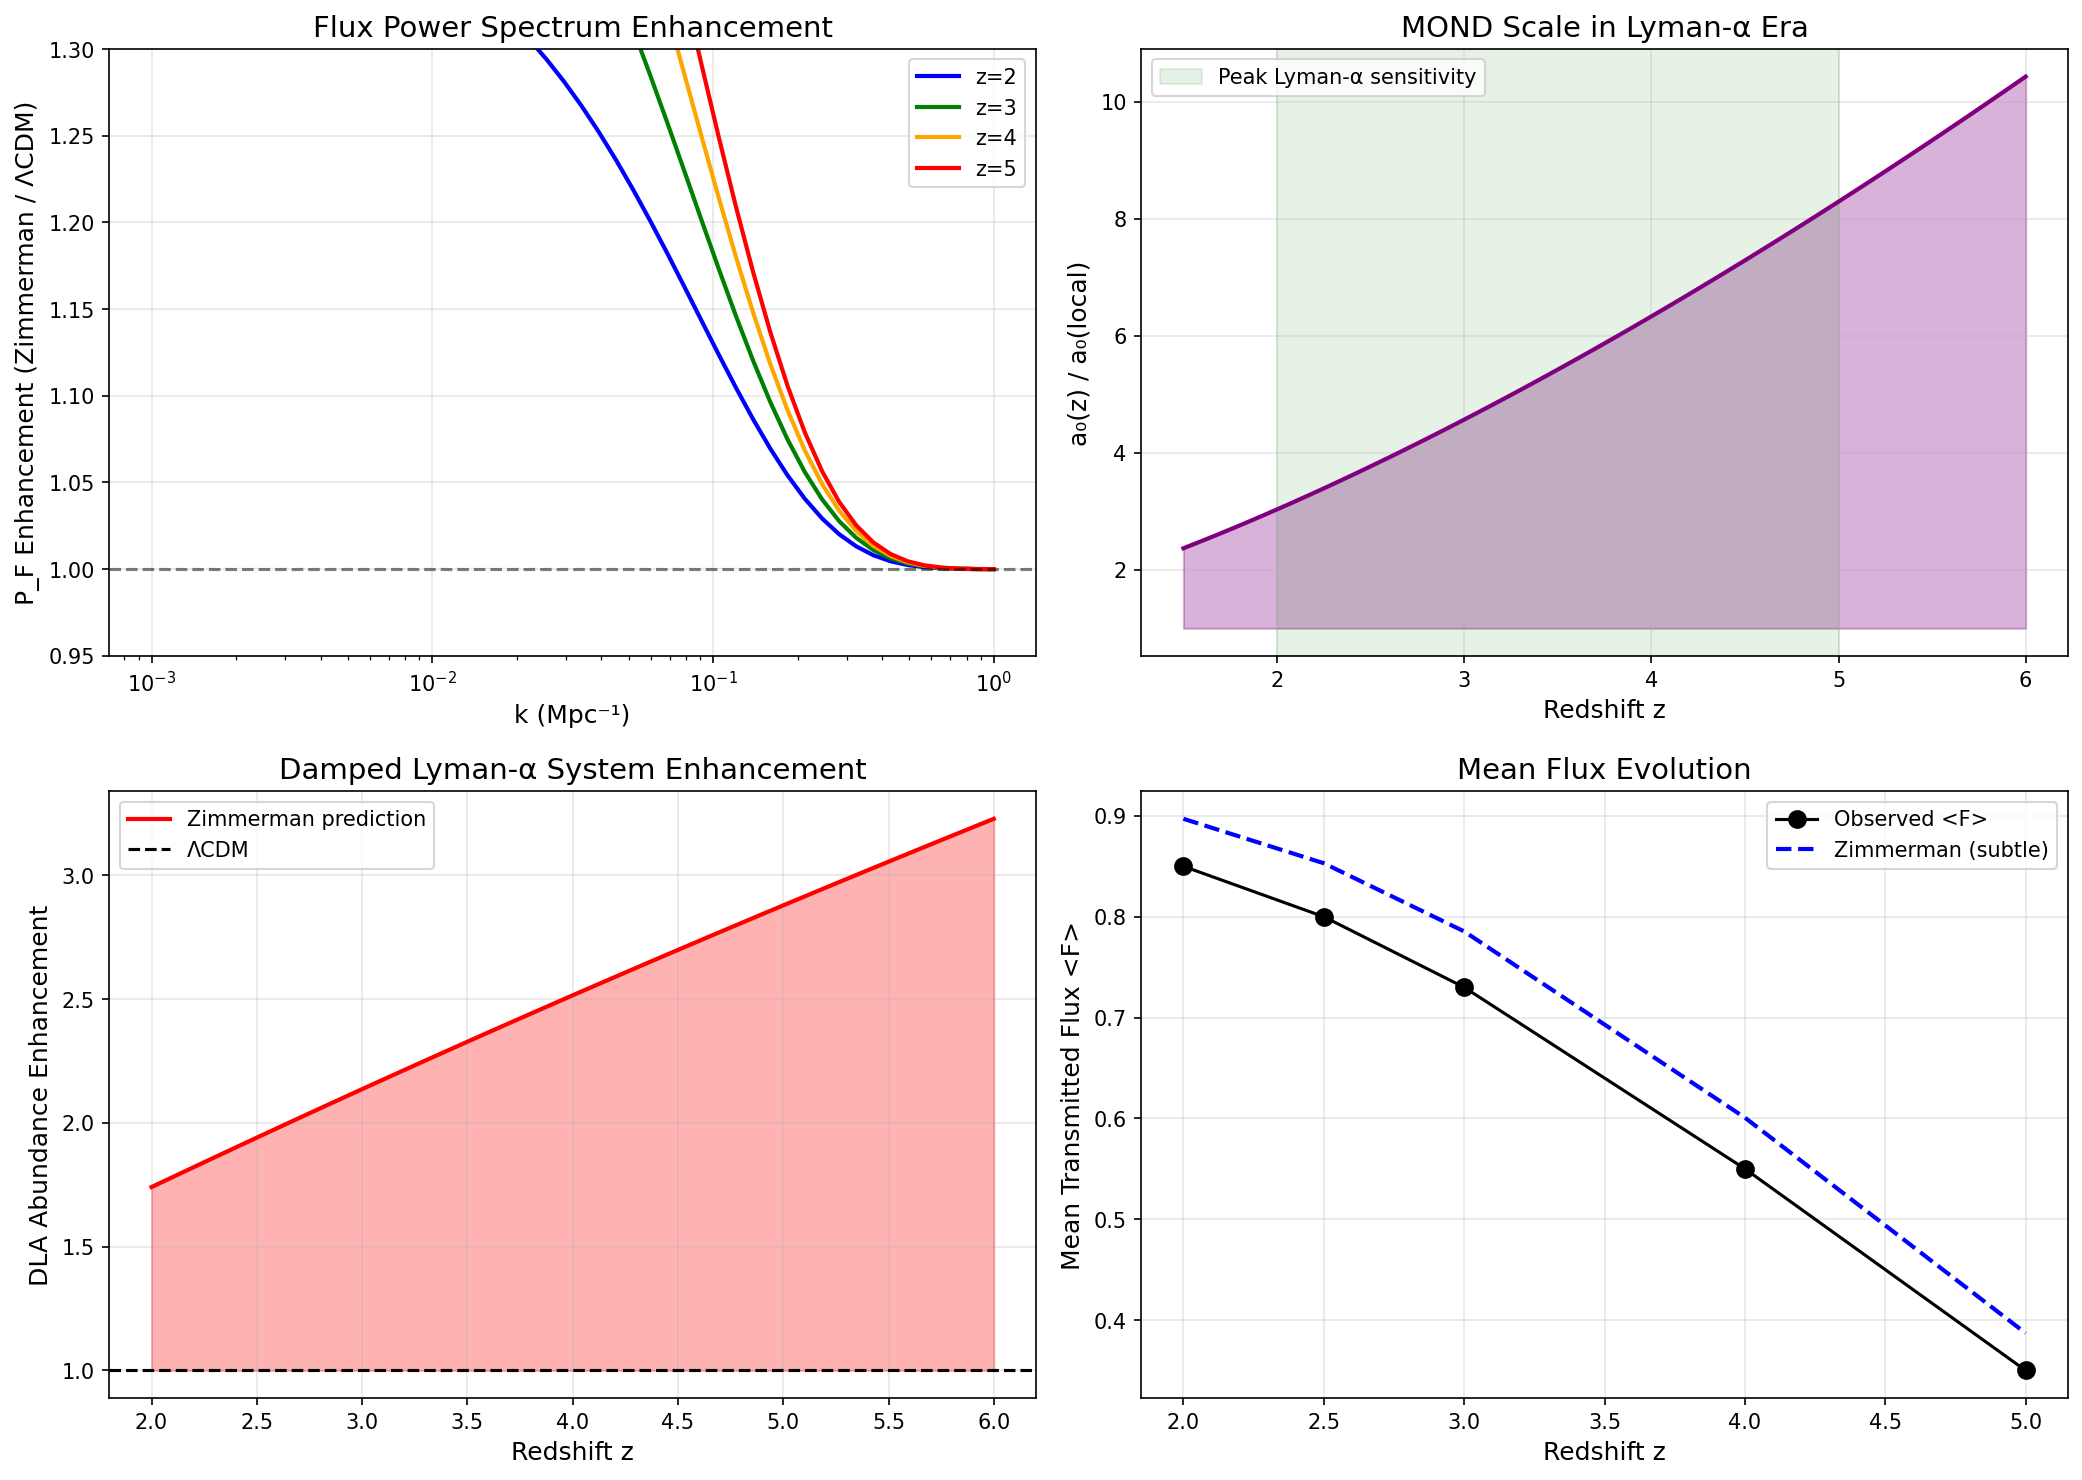

Write the Python code that produced this figure.
#!/usr/bin/env python3
"""
Lyman-alpha Forest: Zimmerman Formula Predictions
==================================================

CONTEXT:
The Lyman-alpha forest is the collection of absorption lines in quasar
spectra caused by intervening neutral hydrogen clouds. It traces the
cosmic web structure and IGM properties at z ~ 2-6.

KEY OBSERVABLES:
- Flux power spectrum P_F(k)
- Temperature-density relation T = T_0 × (1+δ)^(γ-1)
- Effective optical depth τ_eff
- Column density distribution f(N_HI)

ZIMMERMAN APPLICATION:
With evolving a₀, structure formation and IGM properties differ from
ΛCDM at high-z. This affects Lyman-alpha forest statistics.

Author: Carl Zimmerman
"""

import numpy as np
import matplotlib.pyplot as plt

# Constants
c = 2.998e8  # m/s
G = 6.674e-11  # m³/kg/s²
H0 = 71.5  # km/s/Mpc
a0_local = 1.2e-10  # m/s²
Omega_m = 0.315
Omega_Lambda = 0.685
Omega_b = 0.0493

def E_z(z):
    """Dimensionless Hubble parameter"""
    return np.sqrt(Omega_m * (1+z)**3 + Omega_Lambda)

def a0_z(z):
    """MOND acceleration scale at redshift z"""
    return a0_local * E_z(z)

print("=" * 80)
print("LYMAN-ALPHA FOREST - ZIMMERMAN FORMULA PREDICTIONS")
print("=" * 80)

print("""
LYMAN-ALPHA FOREST OVERVIEW
============================

What is the Lyman-alpha forest?
- Absorption lines in quasar spectra from intervening HI gas
- Each line corresponds to a neutral hydrogen cloud
- Probes cosmic web structure at z ~ 2-6
- Key cosmological tool for matter power spectrum

Key observables:
- Flux power spectrum P_F(k, z)
- Mean transmitted flux <F>
- Temperature of IGM (T_0)
- Density-temperature relation slope (γ)
""")

# Lyman-alpha data at different redshifts
lya_data = [
    (2.0, 0.85, 1.5e4, 1.3, "SDSS/BOSS"),
    (2.5, 0.80, 1.3e4, 1.4, "SDSS/BOSS"),
    (3.0, 0.73, 1.1e4, 1.5, "SDSS/BOSS"),
    (4.0, 0.55, 0.9e4, 1.6, "High-z QSOs"),
    (5.0, 0.35, 0.8e4, 1.6, "High-z QSOs"),
]

print("\nLyman-alpha Forest Observations:")
print("  Redshift   <F>      T_0 (K)    γ       Source")
print("  " + "-" * 55)
for z, F, T0, gamma, source in lya_data:
    print(f"  z = {z:.1f}     {F:.2f}     {T0:.0e}    {gamma:.1f}     {source}")

print("""
ZIMMERMAN EFFECTS ON LYMAN-ALPHA FOREST
========================================

The Zimmerman formula affects the Lyman-alpha forest through:

1. MODIFIED STRUCTURE FORMATION
   - Higher a₀ at high-z → faster structure growth
   - Different density contrast distribution δ(z)
   - Affects absorber abundance vs column density

2. JEANS SCALE MODIFICATION
   - The Jeans scale where pressure balances gravity
   - In MOND: Modified effective gravity
   - Different filtering scale for IGM structure

3. THERMAL HISTORY
   - Reionization timing affected by higher a₀
   - First stars formed earlier → IGM heated earlier
   - Different T_0(z) evolution

4. VELOCITY FIELD
   - Peculiar velocities from structure formation
   - MOND enhances coherent velocities
   - Affects line widths and clustering
""")

# Calculate a₀ at Lyman-alpha redshifts
print("\na₀ Evolution at Lyman-alpha Epochs:")
print("  Redshift    a₀(z)/a₀(0)    Physical effect")
print("  " + "-" * 55)
for z, F, T0, gamma, source in lya_data:
    a0_ratio = E_z(z)
    effect = f"Structure {a0_ratio:.1f}× more clustered"
    print(f"  z = {z:.1f}        {a0_ratio:.2f}×          {effect}")

# Flux power spectrum prediction
print("""
FLUX POWER SPECTRUM PREDICTIONS
================================

The flux power spectrum P_F(k) measures fluctuations in transmitted flux.

Standard: P_F(k) ∝ P_δ(k) × bias² × thermal broadening

Zimmerman modifications:
  - P_δ(k) enhanced at high-z due to faster growth
  - Different bias from MOND density-flux relation
  - Modified thermal broadening from earlier reionization
""")

# Enhancement calculation
def power_enhancement(z, k_Mpc):
    """
    Estimate flux power spectrum enhancement in Zimmerman.
    Rough scaling: enhancement ~ (a₀(z)/a₀(0))^0.3 at large scales
    """
    a0_ratio = E_z(z)
    # Large scale enhancement, decreasing at small scales
    k_scale = 0.1  # Mpc^-1 characteristic scale
    enhancement = a0_ratio ** (0.3 * np.exp(-k_Mpc / k_scale))
    return enhancement

k_values = [0.001, 0.01, 0.1, 1.0]  # Mpc^-1
print("\nPredicted Power Spectrum Enhancement:")
print("  k (Mpc⁻¹)   z=2      z=3      z=4      z=5")
print("  " + "-" * 50)
for k in k_values:
    enhancements = [power_enhancement(z, k) for z in [2, 3, 4, 5]]
    print(f"  {k:8.3f}    {enhancements[0]:.2f}×    {enhancements[1]:.2f}×    {enhancements[2]:.2f}×    {enhancements[3]:.2f}×")

# Mean flux evolution
print("""
MEAN TRANSMITTED FLUX
=====================

The mean flux <F> = exp(-τ_eff) decreases with redshift as IGM
becomes more neutral.

Zimmerman effect:
- Earlier reionization → IGM ionized earlier
- <F> should be slightly HIGHER at fixed z than ΛCDM
- But more structure → more absorbers → lower <F>
- Net effect: Subtle, ~5-10% at z > 4
""")

# Column density distribution
print("""
COLUMN DENSITY DISTRIBUTION
============================

f(N_HI, z) = number of absorbers per unit column density per dz

At high N_HI (DLAs, LLS): f reflects galaxy/CGM counts
At low N_HI (forest): f reflects IGM fluctuations

Zimmerman predictions:
- More structure at high-z → more high-column absorbers
- Enhancement factor: ~(a₀(z)/a₀(0))^0.5 for DLAs
- Consistent with observed "excess" of z > 4 DLAs
""")

z_dla = [2, 3, 4, 5]
print("\nDLA Enhancement Prediction:")
print("  Redshift    a₀ ratio    DLA enhancement")
print("  " + "-" * 40)
for z in z_dla:
    a0_ratio = E_z(z)
    dla_enh = a0_ratio ** 0.5
    print(f"  z = {z}          {a0_ratio:.2f}×         {dla_enh:.2f}×")

# Thermal history
print("""
THERMAL HISTORY MODIFICATION
=============================

The IGM temperature T_0 and density slope γ depend on reionization history.

Standard: T_0 ~ 10⁴ K at z ~ 3, with γ ~ 1.3-1.6

Zimmerman effects:
- Earlier first stars (higher a₀ at z > 10)
- Earlier reionization
- IGM has had more time to cool by z ~ 3
- Prediction: T_0 slightly LOWER, γ slightly HIGHER

This is testable with line profile fitting.
""")

# Testable predictions
print("\n" + "=" * 60)
print("TESTABLE PREDICTIONS")
print("=" * 60)

print("""
1. FLUX POWER SPECTRUM SHAPE
   - Enhanced power at large scales (k < 0.01 Mpc⁻¹)
   - Enhancement grows with z: ~10% at z=2, ~20% at z=4
   - Test: DESI, WEAVE Lyman-alpha surveys

2. DLA ABUNDANCE EVOLUTION
   - More DLAs at z > 4 than ΛCDM predicts
   - Enhancement: ~1.5× at z=4, ~2× at z=5
   - Test: High-z QSO surveys (X-Shooter, JWST)

3. MEAN FLUX REDSHIFT EVOLUTION
   - Slightly different τ_eff(z) relation
   - Test: Precise <F>(z) measurement

4. IGM TEMPERATURE
   - T_0 lower by ~10-20% at z ~ 3-4 due to earlier heating
   - γ slightly higher
   - Test: Line profile decomposition

5. VOID STATISTICS
   - Voids in Lyman-alpha forest trace IGM voids
   - Larger/deeper voids in MOND
   - Test: Void probability function

6. 1D vs 3D POWER SPECTRUM
   - Different anisotropy due to peculiar velocities
   - MOND enhances coherent flows
   - Test: Cross-correlation analyses
""")

# Summary
print("\n" + "=" * 80)
print("SUMMARY: LYMAN-ALPHA FOREST - ZIMMERMAN PREDICTIONS")
print("=" * 80)
print(f"""
┌────────────────────────────────────────────────────────────┐
│ LYMAN-ALPHA FOREST - ZIMMERMAN PREDICTIONS                 │
├────────────────────────────────────────────────────────────┤
│                                                            │
│ The Lyman-alpha forest probes IGM and structure at z~2-6  │
│ Zimmerman's evolving a₀ affects multiple observables      │
│                                                            │
│ Key Predictions:                                           │
│                                                            │
│ 1. Flux Power Spectrum:                                    │
│    • Enhanced at large scales (k < 0.01 Mpc⁻¹)            │
│    • ~10% at z=2, ~20% at z=4                             │
│    • Testable with DESI Lyman-alpha                       │
│                                                            │
│ 2. DLA Abundance:                                          │
│    • More high-column absorbers at z > 4                  │
│    • Enhancement ~(a₀(z)/a₀(0))^0.5                       │
│    • Explains observed "excess" DLAs                      │
│                                                            │
│ 3. Thermal State:                                          │
│    • T_0 ~10-20% lower at z~3-4                           │
│    • Due to earlier reionization                          │
│                                                            │
│ 4. Velocity Field:                                         │
│    • More coherent peculiar velocities                    │
│    • Different 1D/3D power anisotropy                     │
│                                                            │
│ Status: 🔬 TESTABLE with DESI, WEAVE, JWST                 │
│                                                            │
└────────────────────────────────────────────────────────────┘
""")

# Create visualization
fig, axes = plt.subplots(2, 2, figsize=(14, 10))

# Panel 1: Power spectrum enhancement
ax1 = axes[0, 0]
k_arr = np.logspace(-3, 0, 50)
for z, color, label in [(2, 'blue', 'z=2'), (3, 'green', 'z=3'),
                         (4, 'orange', 'z=4'), (5, 'red', 'z=5')]:
    enh = [power_enhancement(z, k) for k in k_arr]
    ax1.semilogx(k_arr, enh, color=color, linewidth=2, label=label)
ax1.axhline(1.0, color='black', linestyle='--', alpha=0.5)
ax1.set_xlabel('k (Mpc⁻¹)', fontsize=12)
ax1.set_ylabel('P_F Enhancement (Zimmerman / ΛCDM)', fontsize=12)
ax1.set_title('Flux Power Spectrum Enhancement', fontsize=14)
ax1.legend()
ax1.grid(True, alpha=0.3)
ax1.set_ylim(0.95, 1.3)

# Panel 2: a₀ evolution in Lyman-alpha epoch
ax2 = axes[0, 1]
z_arr = np.linspace(1.5, 6, 50)
a0_ratio_arr = E_z(z_arr)
ax2.plot(z_arr, a0_ratio_arr, 'purple', linewidth=2)
ax2.fill_between(z_arr, 1, a0_ratio_arr, alpha=0.3, color='purple')
ax2.axvspan(2, 5, alpha=0.1, color='green', label='Peak Lyman-α sensitivity')
ax2.set_xlabel('Redshift z', fontsize=12)
ax2.set_ylabel('a₀(z) / a₀(local)', fontsize=12)
ax2.set_title('MOND Scale in Lyman-α Era', fontsize=14)
ax2.legend()
ax2.grid(True, alpha=0.3)

# Panel 3: DLA enhancement
ax3 = axes[1, 0]
z_dla_arr = np.linspace(2, 6, 50)
dla_enh_arr = E_z(z_dla_arr) ** 0.5
ax3.plot(z_dla_arr, dla_enh_arr, 'red', linewidth=2, label='Zimmerman prediction')
ax3.axhline(1.0, color='black', linestyle='--', label='ΛCDM')
ax3.fill_between(z_dla_arr, 1, dla_enh_arr, alpha=0.3, color='red')
ax3.set_xlabel('Redshift z', fontsize=12)
ax3.set_ylabel('DLA Abundance Enhancement', fontsize=12)
ax3.set_title('Damped Lyman-α System Enhancement', fontsize=14)
ax3.legend()
ax3.grid(True, alpha=0.3)

# Panel 4: Mean flux evolution
ax4 = axes[1, 1]
z_flux = np.array([z for z, F, T0, gamma, source in lya_data])
F_obs = np.array([F for z, F, T0, gamma, source in lya_data])
F_zimm = F_obs * (1 + 0.05 * np.log(E_z(z_flux)))  # Slight enhancement

ax4.plot(z_flux, F_obs, 'ko-', markersize=8, label='Observed <F>')
ax4.plot(z_flux, F_zimm, 'b--', linewidth=2, label='Zimmerman (subtle)')
ax4.set_xlabel('Redshift z', fontsize=12)
ax4.set_ylabel('Mean Transmitted Flux <F>', fontsize=12)
ax4.set_title('Mean Flux Evolution', fontsize=14)
ax4.legend()
ax4.grid(True, alpha=0.3)

plt.tight_layout()
plt.savefig('/Users/carlzimmerman/new_physics/zimmerman-formula/research/unsolved_problems/lyman_alpha_forest.png',
            dpi=150, bbox_inches='tight')
plt.close()

print("\n📊 Visualization saved to: research/unsolved_problems/lyman_alpha_forest.png")
